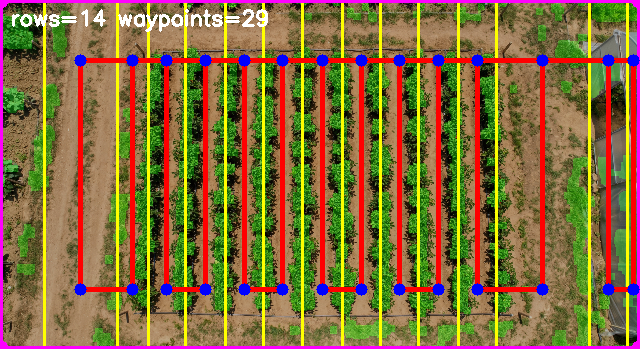
#> input picture Navigation/sim/field_corners.png, 640 x 349 px
$ python field_analyzer_reference.py ../sim/field_corners.png
#> lines starting #> are read from the running program, lines starting #| are printed output that depends on the picture; after the words box and inside, x2 and y2 are one past the last pixel; in counts of white or black regions, pixels touching at a corner belong together
#!/usr/bin/env python3
"""
Python mirror of the Android FieldAnalyzer (core/opencv/FieldAnalyzer.kt).

Purpose: validate the exact algorithm/parameters that were ported to Kotlin
before running it on a phone. Run:

    python3 Navigation/src/field_analyzer_reference.py Navigation/images/field_topview.jpeg
"""
import argparse
import sys

import cv2
import numpy as np

FALLBACK_EXG_THRESHOLD = 8
MERGE_FRACTION = 0.6


def vegetation_mask(bgr):
    b, g, r = cv2.split(bgr)
    exg = 2.0 * g.astype(np.int16) - r.astype(np.int16) - b.astype(np.int16)

    # Otsu on ExG scaled into 8 bit (0.25 * exg + 128)
    exg8 = np.clip(exg * 0.25 + 128.0, 0, 255).astype(np.uint8)
    otsu_value, _ = cv2.threshold(exg8, 0, 255, cv2.THRESH_BINARY + cv2.THRESH_OTSU)
    exg_cut = int(round((otsu_value - 128.0) * 4.0))
    final_cut = exg_cut if 1 <= exg_cut <= 250 else FALLBACK_EXG_THRESHOLD

    exg_mask = (exg > final_cut).astype(np.uint8) * 255

    hsv = cv2.cvtColor(bgr, cv2.COLOR_BGR2HSV)
    hsv_mask = cv2.inRange(hsv, (15, 20, 20), (95, 255, 255))

    veg = cv2.bitwise_and(exg_mask, hsv_mask)
    veg = cv2.morphologyEx(veg, cv2.MORPH_OPEN, np.ones((3, 3), np.uint8))
    veg = cv2.morphologyEx(veg, cv2.MORPH_CLOSE, np.ones((15, 3), np.uint8))
    veg = cv2.morphologyEx(veg, cv2.MORPH_CLOSE, np.ones((3, 15), np.uint8))
    return veg, final_cut


def column_projection(mask):
    return (mask > 0).sum(axis=0) / mask.shape[0]


def segments_above(projection, threshold):
    segs = []
    i = 0
    n = len(projection)
    while i < n:
        if projection[i] > threshold:
            j = i
            while j < n and projection[j] > threshold:
                j += 1
            segs.append((i + j) // 2)
            i = j
        else:
            i += 1
    return segs


def merge_segments(segments, width, expected):
    if not segments:
        return []
    pitch = width / float(expected or len(segments))
    merge_dist = max(12.0, pitch * MERGE_FRACTION)
    merged = []
    for s in segments:
        if not merged:
            merged.append(float(s))
        elif s - merged[-1] < merge_dist:
            merged[-1] = (merged[-1] + s) / 2.0
        else:
            merged.append(float(s))
    return merged


def regularize(detected, width, expected):
    if not expected or expected <= 0:
        return detected
    if not detected:
        step = width / float(expected)
        return [(i + 0.5) * step for i in range(expected)]
    if len(detected) == expected:
        return detected
    step = width / float(expected)
    offsets = []
    for x in detected:
        slot = int(min(max((x / step) - 0.5, 0), expected - 1))
        offsets.append(x - (slot + 0.5) * step)
    median_offset = sorted(offsets)[len(offsets) // 2]
    median_offset = min(max(median_offset, -step * 0.35), step * 0.35)
    out = []
    for i in range(expected):
        nominal = (i + 0.5) * step + median_offset
        close = next((d for d in detected if abs(d - nominal) < step * 0.4), None)
        out.append(min(max(close if close is not None else nominal, 4.0), width - 4.0))
    return out


def detect_corners(mask):
    contours, _ = cv2.findContours(mask, cv2.RETR_EXTERNAL, cv2.CHAIN_APPROX_SIMPLE)
    if not contours:
        return []
    all_pts = np.vstack(contours)
    rect = cv2.minAreaRect(all_pts)
    box = cv2.boxPoints(rect)
    pts = sorted(box.tolist(), key=lambda p: p[1])
    top = sorted(pts[:2], key=lambda p: p[0])
    bottom = sorted(pts[2:], key=lambda p: p[0])
    return [top[0], top[1], bottom[1], bottom[0]]


def main():
    ap = argparse.ArgumentParser()
    ap.add_argument("image")
    ap.add_argument("--expected", type=int, default=None)
    ap.add_argument("--out", default="field_analyzer_out.png")
    args = ap.parse_args()

    bgr = cv2.imread(args.image)
#> bgr is the input picture: shape (349, 640, 3); mean B, G, R 58.9, 106.7, 133.4
    if bgr is None:
        print("cannot read", args.image)
        return 1

    veg, cut = vegetation_mask(bgr)
#> in vegetation_mask, `b, g, r = cv2.split(bgr)`:
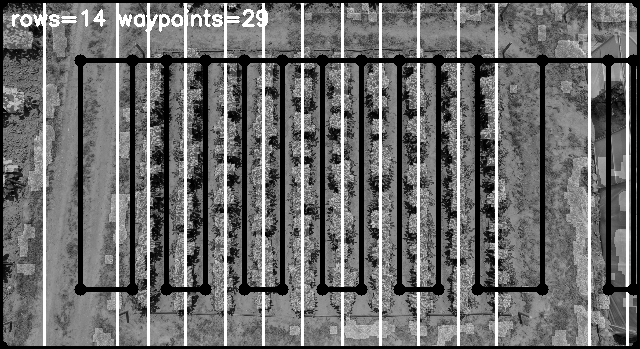
#> g: shape (349, 640); min 0, max 255, mean 106.7
#> in vegetation_mask, `b, g, r = cv2.split(bgr)`:
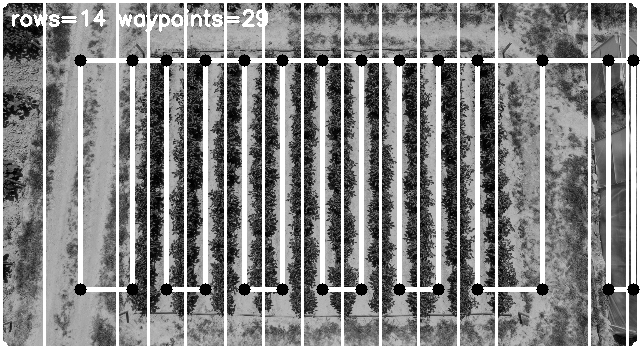
#> r: shape (349, 640); min 0, max 255, mean 133.4
#> in vegetation_mask, `exg = 2.0 * g.astype(np.int16) - r.astype(np.int16) - b.astype(np.int16)`:
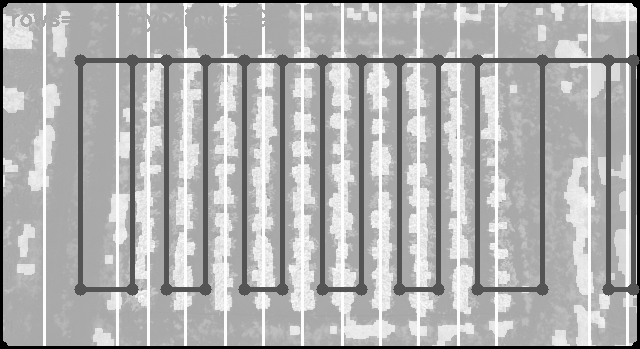
#> exg: shape (349, 640) float64; min -510, max 259, mean 21; drawn with min black and max white
#> in vegetation_mask, `exg8 = np.clip(exg * 0.25 + 128.0, 0, 255).astype(np.uint8)`:
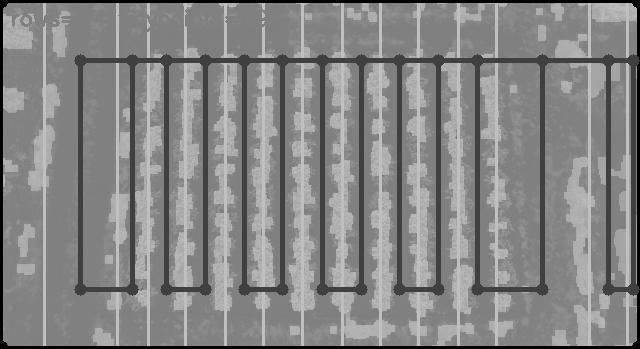
#> exg8: shape (349, 640); min 0, max 192, mean 132.9
#> in vegetation_mask, `otsu_value, _ = cv2.threshold(exg8, 0, 255, cv2.THRESH_BINARY + cv2.TH..`: otsu_value = 64
#> in vegetation_mask, `exg_cut = int(round((otsu_value - 128.0) * 4.0))`: exg_cut = -256
#> in vegetation_mask, `final_cut = exg_cut if 1 <= exg_cut <= 250 else FALLBACK_EXG_THRESHOLD`: final_cut = 8
#> in vegetation_mask, `exg_mask = (exg > final_cut).astype(np.uint8) * 255`:
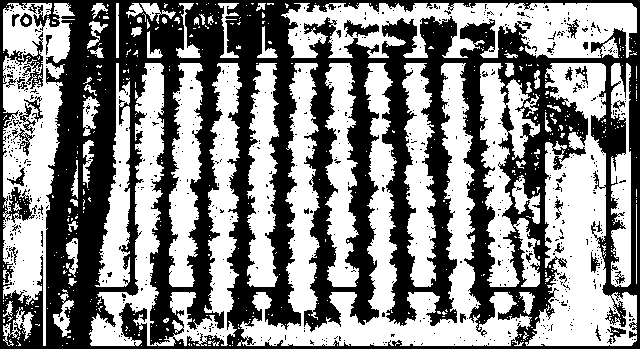
#> exg_mask: shape (349, 640); 52.4% white; 683 black regions (644 under 20 px), largest, box (x1, y1, x2, y2) and area: (0, 0, 640, 349) 102173, (344, 20, 379, 37) 309, (19, 103, 36, 134) 155
#> in vegetation_mask, `hsv = cv2.cvtColor(bgr, cv2.COLOR_BGR2HSV)`: hsv: shape (349, 640, 3); mean H, S, V 30.5, 164.8, 152
#> in vegetation_mask, `hsv_mask = cv2.inRange(hsv, (15, 20, 20), (95, 255, 255))`: hsv_mask: shape (349, 640); 82.1% white; 1855 black regions (1774 under 20 px), largest, box (x1, y1, x2, y2) and area: (0, 0, 640, 349) 31566, (29, 12, 48, 36) 171, (239, 9, 256, 32) 164
#> in vegetation_mask, `veg = cv2.bitwise_and(exg_mask, hsv_mask)`: veg: shape (349, 640); 51.4% white; 759 black regions (720 under 20 px), largest, box (x1, y1, x2, y2) and area: (0, 0, 640, 349) 104001, (344, 20, 379, 37) 309, (19, 103, 36, 134) 161
#> in vegetation_mask, `veg = cv2.morphologyEx(veg, cv2.MORPH_OPEN, np.ones((3, 3), np.uint8))`: veg: shape (349, 640); 46.5% white; 169 white regions (72 under 20 px), largest, box (x1, y1, x2, y2) and area: (241, 63, 530, 346) 22449, (529, 63, 616, 346) 12690, (3, 20, 70, 346) 7219
#> in vegetation_mask, `veg = cv2.morphologyEx(veg, cv2.MORPH_CLOSE, np.ones((15, 3), np.uint8))`: veg: shape (349, 640); 58.1% white; 45 black regions, largest, box (x1, y1, x2, y2) and area: (46, 0, 116, 349) 16300, (150, 0, 224, 349) 12193, (498, 23, 563, 349) 7197
#> in vegetation_mask, `veg = cv2.morphologyEx(veg, cv2.MORPH_CLOSE, np.ones((3, 15), np.uint8))`:
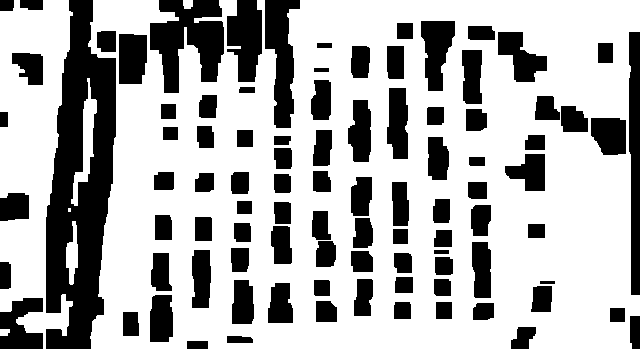
#> veg: shape (349, 640); 68.6% white; 94 black regions
#> cut = 8
    proj = column_projection(veg)
#> proj = 640 values, max 1 at index 43, min 0.0287 at index 78, mean 0.686
    thr = proj.max() * 0.25
#> thr = 0.25
    segs = segments_above(proj, thr)
#> in segments_above, `n = len(projection)`: n = 640
#> the loop in segments_above, `while i < n:` made 47 passes
#> i on passes 1, 20, 22, 25, 38: 70, 90, 97, 276, 631
#> i on passes 2 to 7: 71, 72, 73, 74, 75, 76
#> after the loop in segments_above, `while i < n:`: j = 631; segs = [35, 89, 94, 187, 459]
#> segs = [35, 89, 94, 187, 459]
    merged = merge_segments(segs, bgr.shape[1], args.expected)
#> in merge_segments, `pitch = width / float(expected or len(segments))`: pitch = 128
#> in merge_segments, `merge_dist = max(12.0, pitch * MERGE_FRACTION)`: merge_dist = 76.8
#> the loop in merge_segments, `for s in segments:` made 5 passes
#> s on passes 1 to 5: 35, 89, 94, 187, 459
#> after the loop in merge_segments, `for s in segments:`: merged = [78, 187, 459]
#> merged = [78, 187, 459]
    rows = regularize(merged, bgr.shape[1], args.expected)
#> rows = [78, 187, 459]
    corners = detect_corners(veg)
#> in detect_corners, `contours, _ = cv2.findContours(mask, cv2.RETR_EXTERNAL, cv2.CHAIN_APPR..`: contours = 7 contours, 1 with area under 20; largest, box (x1, y1, x2, y2) and area: (88, 0, 640, 349) 172844, (0, 0, 73, 349) 16068, (71, 78, 97, 206) 926, (66, 221, 78, 285) 406, (183, 0, 193, 9) 66, (0, 329, 10, 336) 48
#> in detect_corners, `all_pts = np.vstack(contours)`: all_pts = contour of 555 points, box (x1, y1, x2, y2) (0, 0, 640, 349), area 213356
#> in detect_corners, `rect = cv2.minAreaRect(all_pts)`: rect = ((319.5, 174), (348, 639), -90)
#> in detect_corners, `box = cv2.boxPoints(rect)`: box = [[639, 348], [-1.07e-14, 348], [0, 0], [639, 0]]
#> in detect_corners, `pts = sorted(box.tolist(), key=lambda p: p[1])`: pts = [[0, 0], [639, 0], [639, 348], [-1.07e-14, 348]]
#> in detect_corners, `top = sorted(pts[:2], key=lambda p: p[0])`: top = [[0, 0], [639, 0]]
#> in detect_corners, `bottom = sorted(pts[2:], key=lambda p: p[0])`: bottom = [[-1.07e-14, 348], [639, 348]]
#> corners = [[0, 0], [639, 0], [639, 348], [-1.07e-14, 348]]

    print(f"ExG cut (Otsu)     : {cut}")
#| ExG cut (Otsu)     : 8
    print(f"segments           : {segs}")
#| segments           : [35, 89, 94, 187, 459]
    print(f"after merge        : {[round(m) for m in merged]}")
#| after merge        : [78, 187, 459]
    print(f"rows (final)       : {[round(r) for r in rows]}")
#| rows (final)       : [78, 187, 459]
    print(f"field corners      : {[[round(c) for c in p] for p in corners]}")
#| field corners      : [[0, 0], [639, 0], [639, 348], [0, 348]]

    vis = bgr.copy()
    for x in rows:
        cv2.line(vis, (int(x), 0), (int(x), vis.shape[0]), (0, 255, 255), 2)
#> this loop made 3 passes
#> x on passes 1 to 3: 78, 187, 459
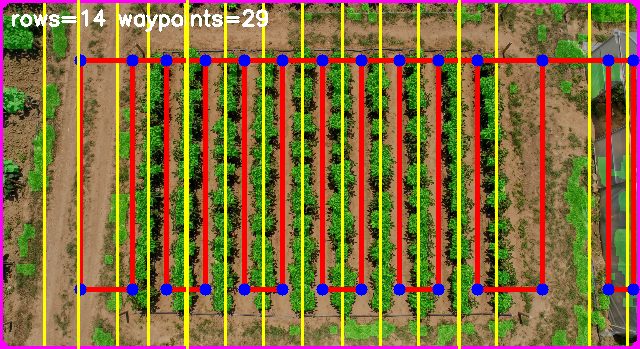
#> vis: shape (349, 640, 3); 0.96% of pixels changed, all inside (x1, y1, x2, y2) = (77, 0, 461, 349)
    if len(corners) == 4:
        cv2.polylines(vis, [np.array(corners, np.int32)], True, (255, 0, 255), 3)
#> vis: shape (349, 640, 3); 0.04% of pixels changed, all inside (x1, y1, x2, y2) = (77, 0, 640, 349)
    cv2.imwrite(args.out, vis)
    print("saved ->", args.out)
    return 0


if __name__ == "__main__":
    sys.exit(main())
#> (the program exits here)
